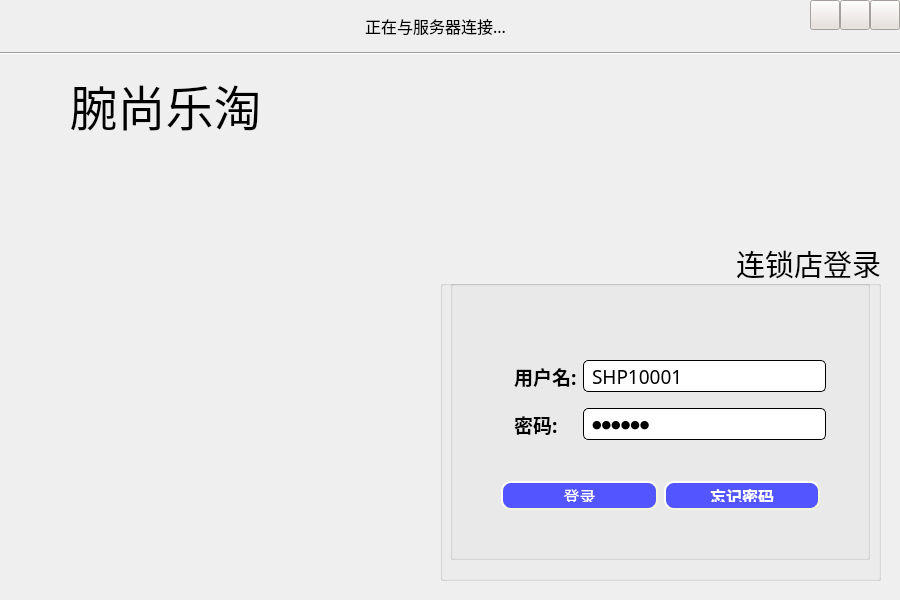
<?xml version="1.0" encoding="UTF-8"?>
<ui version="4.0">
 <class>MarketLogin</class>
 <widget class="QWidget" name="MarketLogin">
  <property name="geometry">
   <rect>
    <x>0</x>
    <y>0</y>
    <width>900</width>
    <height>600</height>
   </rect>
  </property>
  <property name="windowTitle">
   <string>MarketLogin</string>
  </property>
  <property name="styleSheet">
   <string notr="true">QWidget#MarketLogin{
	background-image: url(:/image/watch.png);
}</string>
  </property>
  <widget class="QPushButton" name="pb_set">
   <property name="geometry">
    <rect>
     <x>810</x>
     <y>0</y>
     <width>30</width>
     <height>30</height>
    </rect>
   </property>
   <property name="sizePolicy">
    <sizepolicy hsizetype="Fixed" vsizetype="Fixed">
     <horstretch>0</horstretch>
     <verstretch>0</verstretch>
    </sizepolicy>
   </property>
   <property name="focusPolicy">
    <enum>Qt::NoFocus</enum>
   </property>
   <property name="styleSheet">
    <string notr="true">QPushButton
{
	background-image: url(:/ico/common/ic_login_cfg.png);
background-color: rgb(230, 223, 217);

}

QPushButton:hover
{
	
	background-image: url(:/ico/common/ic_login_cfg.png);
background-color: rgb(209, 192, 174);

}

QPushButton:pressed{
	
	background-image: url(:/ico/common/ic_login_cfg.png);

background-color: rgb(230, 223, 217);
}</string>
   </property>
   <property name="text">
    <string/>
   </property>
   <property name="icon">
    <iconset>
     <normaloff>:/resource/common/ic_login_cfg.png</normaloff>:/resource/common/ic_login_cfg.png</iconset>
   </property>
  </widget>
  <widget class="QPushButton" name="pb_min">
   <property name="geometry">
    <rect>
     <x>840</x>
     <y>0</y>
     <width>30</width>
     <height>30</height>
    </rect>
   </property>
   <property name="sizePolicy">
    <sizepolicy hsizetype="Fixed" vsizetype="Fixed">
     <horstretch>0</horstretch>
     <verstretch>0</verstretch>
    </sizepolicy>
   </property>
   <property name="focusPolicy">
    <enum>Qt::NoFocus</enum>
   </property>
   <property name="styleSheet">
    <string notr="true">
QPushButton
{
	background-image: url(:/ico/common/ic_min_white.png);
background-color: rgb(230, 223, 217);;

}

QPushButton:hover
{
	
	background-image: url(:/ico/common/ic_min_white.png);
background-color: rgb(209, 192, 174);

}

QPushButton:pressed{
	
	background-image: url(:/ico/common/ic_min_white.png);

background-color: rgb(230, 223, 217);
}</string>
   </property>
   <property name="text">
    <string/>
   </property>
   <property name="icon">
    <iconset>
     <normaloff>:/resource/common/ic_min.png</normaloff>:/resource/common/ic_min.png</iconset>
   </property>
  </widget>
  <widget class="QPushButton" name="pb_close">
   <property name="geometry">
    <rect>
     <x>870</x>
     <y>0</y>
     <width>30</width>
     <height>30</height>
    </rect>
   </property>
   <property name="sizePolicy">
    <sizepolicy hsizetype="Fixed" vsizetype="Fixed">
     <horstretch>0</horstretch>
     <verstretch>0</verstretch>
    </sizepolicy>
   </property>
   <property name="focusPolicy">
    <enum>Qt::NoFocus</enum>
   </property>
   <property name="styleSheet">
    <string notr="true">


QPushButton
{
	background-image: url(:/ico/common/ic_close_white.png);
background-color: rgb(230, 223, 217);

}

QPushButton:hover
{
	
	background-image: url(:/ico/common/ic_close_white.png);
background-color: rgb(209, 192, 174);

}

QPushButton:pressed{
	
	background-image: url(:/ico/common/ic_close_white.png);

background-color: rgb(230, 223, 217);
}</string>
   </property>
   <property name="text">
    <string/>
   </property>
   <property name="icon">
    <iconset>
     <normaloff>:/resource/common/ic_close_white.png</normaloff>:/resource/common/ic_close_white.png</iconset>
   </property>
  </widget>
  <widget class="QLabel" name="lb_server">
   <property name="geometry">
    <rect>
     <x>220</x>
     <y>10</y>
     <width>431</width>
     <height>31</height>
    </rect>
   </property>
   <property name="font">
    <font>
     <family>楷体</family>
     <pointsize>12</pointsize>
    </font>
   </property>
   <property name="text">
    <string>正在与服务器连接...</string>
   </property>
   <property name="alignment">
    <set>Qt::AlignCenter</set>
   </property>
  </widget>
  <widget class="Line" name="line">
   <property name="geometry">
    <rect>
     <x>0</x>
     <y>43</y>
     <width>901</width>
     <height>21</height>
    </rect>
   </property>
   <property name="orientation">
    <enum>Qt::Horizontal</enum>
   </property>
  </widget>
  <widget class="QLabel" name="label_3">
   <property name="geometry">
    <rect>
     <x>0</x>
     <y>70</y>
     <width>331</width>
     <height>71</height>
    </rect>
   </property>
   <property name="font">
    <font>
     <family>华文行楷</family>
     <pointsize>36</pointsize>
    </font>
   </property>
   <property name="styleSheet">
    <string notr="true"/>
   </property>
   <property name="text">
    <string>腕尚乐淘</string>
   </property>
   <property name="alignment">
    <set>Qt::AlignCenter</set>
   </property>
  </widget>
  <widget class="QGroupBox" name="groupBox">
   <property name="geometry">
    <rect>
     <x>440</x>
     <y>240</y>
     <width>441</width>
     <height>341</height>
    </rect>
   </property>
   <property name="font">
    <font>
     <family>华文行楷</family>
     <pointsize>22</pointsize>
    </font>
   </property>
   <property name="title">
    <string>连锁店登录</string>
   </property>
   <property name="alignment">
    <set>Qt::AlignRight|Qt::AlignTrailing|Qt::AlignVCenter</set>
   </property>
   <widget class="QStackedWidget" name="stackedWidget">
    <property name="geometry">
     <rect>
      <x>10</x>
      <y>40</y>
      <width>420</width>
      <height>280</height>
     </rect>
    </property>
    <property name="currentIndex">
     <number>0</number>
    </property>
    <widget class="QWidget" name="stwidget_left">
     <widget class="QGroupBox" name="groupBox_2">
      <property name="geometry">
       <rect>
        <x>0</x>
        <y>0</y>
        <width>420</width>
        <height>280</height>
       </rect>
      </property>
      <property name="font">
       <font>
        <family>楷体</family>
        <pointsize>26</pointsize>
        <weight>75</weight>
        <bold>true</bold>
       </font>
      </property>
      <property name="styleSheet">
       <string notr="true"/>
      </property>
      <property name="title">
       <string/>
      </property>
      <widget class="QWidget" name="layoutWidget">
       <property name="geometry">
        <rect>
         <x>40</x>
         <y>69</y>
         <width>360</width>
         <height>101</height>
        </rect>
       </property>
       <layout class="QGridLayout" name="gridLayout_3">
        <item row="0" column="0">
         <spacer name="horizontalSpacer_4">
          <property name="orientation">
           <enum>Qt::Horizontal</enum>
          </property>
          <property name="sizeType">
           <enum>QSizePolicy::Fixed</enum>
          </property>
          <property name="sizeHint" stdset="0">
           <size>
            <width>13</width>
            <height>13</height>
           </size>
          </property>
         </spacer>
        </item>
        <item row="0" column="1">
         <widget class="QLabel" name="label_6">
          <property name="font">
           <font>
            <family>微软雅黑</family>
            <pointsize>14</pointsize>
           </font>
          </property>
          <property name="text">
           <string>用户名:</string>
          </property>
         </widget>
        </item>
        <item row="0" column="2">
         <widget class="QLineEdit" name="le_id">
          <property name="sizePolicy">
           <sizepolicy hsizetype="Expanding" vsizetype="Expanding">
            <horstretch>0</horstretch>
            <verstretch>0</verstretch>
           </sizepolicy>
          </property>
          <property name="font">
           <font>
            <family>楷体</family>
            <pointsize>14</pointsize>
            <weight>50</weight>
            <bold>false</bold>
           </font>
          </property>
          <property name="styleSheet">
           <string notr="true">QLineEdit#le_id
{
	
	background-color: rgb(255, 255, 255);
}	
QLineEdit{
    border-style: outset;
    border-width: 1px;
    border-radius: 5px;

    min-width: 5em;
    padding: 6px;
}</string>
          </property>
          <property name="text">
           <string>SHP10001</string>
          </property>
         </widget>
        </item>
        <item row="0" column="3">
         <spacer name="horizontalSpacer_3">
          <property name="orientation">
           <enum>Qt::Horizontal</enum>
          </property>
          <property name="sizeType">
           <enum>QSizePolicy::Fixed</enum>
          </property>
          <property name="sizeHint" stdset="0">
           <size>
            <width>13</width>
            <height>13</height>
           </size>
          </property>
         </spacer>
        </item>
        <item row="1" column="2">
         <spacer name="verticalSpacer_3">
          <property name="orientation">
           <enum>Qt::Vertical</enum>
          </property>
          <property name="sizeType">
           <enum>QSizePolicy::Fixed</enum>
          </property>
          <property name="sizeHint" stdset="0">
           <size>
            <width>13</width>
            <height>10</height>
           </size>
          </property>
         </spacer>
        </item>
        <item row="2" column="1">
         <widget class="QLabel" name="label_5">
          <property name="font">
           <font>
            <family>微软雅黑</family>
            <pointsize>14</pointsize>
           </font>
          </property>
          <property name="text">
           <string>密码:</string>
          </property>
         </widget>
        </item>
        <item row="2" column="2">
         <widget class="QLineEdit" name="le_pswd">
          <property name="sizePolicy">
           <sizepolicy hsizetype="Expanding" vsizetype="Expanding">
            <horstretch>0</horstretch>
            <verstretch>0</verstretch>
           </sizepolicy>
          </property>
          <property name="font">
           <font>
            <family>楷体</family>
            <pointsize>8</pointsize>
            <weight>50</weight>
            <bold>false</bold>
           </font>
          </property>
          <property name="styleSheet">
           <string notr="true">QLineEdit{
    border-style: outset;
    border-width: 1px;
    border-radius: 5px;

    min-width: 5em;
    padding: 6px;
}QLineEdit#le_pswd
{
	
	background-color: rgb(255, 255, 255);
}	
</string>
          </property>
          <property name="text">
           <string>123456</string>
          </property>
          <property name="echoMode">
           <enum>QLineEdit::Password</enum>
          </property>
         </widget>
        </item>
       </layout>
      </widget>
      <widget class="QWidget" name="layoutWidget_2">
       <property name="geometry">
        <rect>
         <x>40</x>
         <y>190</y>
         <width>341</width>
         <height>51</height>
        </rect>
       </property>
       <layout class="QGridLayout" name="gridLayout_4">
        <item row="0" column="0">
         <widget class="QPushButton" name="pb_login">
          <property name="sizePolicy">
           <sizepolicy hsizetype="Preferred" vsizetype="Preferred">
            <horstretch>0</horstretch>
            <verstretch>0</verstretch>
           </sizepolicy>
          </property>
          <property name="font">
           <font>
            <family>微软雅黑</family>
            <pointsize>12</pointsize>
            <weight>50</weight>
            <italic>false</italic>
            <bold>false</bold>
           </font>
          </property>
          <property name="styleSheet">
           <string notr="true">QPushButton{
	background-color:rgb(83, 86, 255);
	color: rgb(255, 255, 255);
    border-style: outset;
    border-width: 2px;
    border-radius: 10px;
    border-color: beige;
    min-width: 10em;
    padding: 6px;
}
QPushButton:hover
{
	background-color: rgb(123, 123, 255);
	color: rgb(255, 255, 255);
    border-style: inset;
}

QPushButton:pressed {
	background-color: rgb(0, 13, 197);
	color: rgb(255, 255, 255);
    border-style: inset;
}
</string>
          </property>
          <property name="text">
           <string>登录</string>
          </property>
         </widget>
        </item>
        <item row="0" column="1">
         <widget class="QPushButton" name="pb_forget">
          <property name="sizePolicy">
           <sizepolicy hsizetype="Preferred" vsizetype="Preferred">
            <horstretch>0</horstretch>
            <verstretch>0</verstretch>
           </sizepolicy>
          </property>
          <property name="font">
           <font>
            <family>微软雅黑</family>
            <pointsize>12</pointsize>
           </font>
          </property>
          <property name="styleSheet">
           <string notr="true">QPushButton{
	background-color:rgb(83, 86, 255);
	color: rgb(255, 255, 255);
    border-style: outset;
    border-width: 2px;
    border-radius: 10px;
    border-color: beige;
    min-width: 10em;
    padding: 6px;
}
QPushButton:hover
{
	background-color: rgb(123, 123, 255);
	color: rgb(255, 255, 255);
    border-style: inset;
}

QPushButton:pressed {
	background-color: rgb(0, 13, 197);
	color: rgb(255, 255, 255);
    border-style: inset;
}
</string>
          </property>
          <property name="text">
           <string>忘记密码</string>
          </property>
         </widget>
        </item>
       </layout>
      </widget>
     </widget>
    </widget>
    <widget class="QWidget" name="stwidget_right">
     <widget class="QGroupBox" name="groupBox_3">
      <property name="geometry">
       <rect>
        <x>0</x>
        <y>0</y>
        <width>420</width>
        <height>280</height>
       </rect>
      </property>
      <property name="font">
       <font>
        <family>楷体</family>
        <pointsize>10</pointsize>
       </font>
      </property>
      <property name="styleSheet">
       <string notr="true">QGroupBox#groupBox_2{
	background-color: rgba(255, 255, 255, 50);
	border-style: outset;
    border-width: 2px;
    border-radius: 10px;
    border-color: beige;
    min-width: 10em;
    padding: 6px;
}
</string>
      </property>
      <property name="title">
       <string>服务器配置</string>
      </property>
      <widget class="QWidget" name="layoutWidget_3">
       <property name="geometry">
        <rect>
         <x>11</x>
         <y>23</y>
         <width>389</width>
         <height>183</height>
        </rect>
       </property>
       <layout class="QGridLayout" name="gridLayout">
        <item row="0" column="0">
         <widget class="QLabel" name="label">
          <property name="font">
           <font>
            <family>楷体</family>
            <pointsize>12</pointsize>
           </font>
          </property>
          <property name="text">
           <string>消息服务器IP:</string>
          </property>
         </widget>
        </item>
        <item row="0" column="1">
         <widget class="QLineEdit" name="le_msgip">
          <property name="enabled">
           <bool>false</bool>
          </property>
          <property name="sizePolicy">
           <sizepolicy hsizetype="Expanding" vsizetype="Preferred">
            <horstretch>0</horstretch>
            <verstretch>0</verstretch>
           </sizepolicy>
          </property>
          <property name="font">
           <font>
            <family>楷体</family>
            <pointsize>14</pointsize>
           </font>
          </property>
          <property name="styleSheet">
           <string notr="true">QLineEdit{
    border-style: outset;
    border-width: 1px;
    border-radius: 5px;

    min-width: 5em;
    padding: 6px;
}</string>
          </property>
          <property name="text">
           <string>192.168.0.109</string>
          </property>
         </widget>
        </item>
        <item row="1" column="0">
         <widget class="QLabel" name="label_4">
          <property name="font">
           <font>
            <family>楷体</family>
            <pointsize>12</pointsize>
           </font>
          </property>
          <property name="text">
           <string>消息服务器端口:</string>
          </property>
         </widget>
        </item>
        <item row="1" column="1">
         <widget class="QLineEdit" name="le_msgport">
          <property name="enabled">
           <bool>false</bool>
          </property>
          <property name="sizePolicy">
           <sizepolicy hsizetype="Expanding" vsizetype="Preferred">
            <horstretch>0</horstretch>
            <verstretch>0</verstretch>
           </sizepolicy>
          </property>
          <property name="font">
           <font>
            <family>楷体</family>
            <pointsize>14</pointsize>
           </font>
          </property>
          <property name="styleSheet">
           <string notr="true">QLineEdit{
    border-style: outset;
    border-width: 1px;
    border-radius: 5px;

    min-width: 5em;
    padding: 6px;
}</string>
          </property>
          <property name="text">
           <string>10240</string>
          </property>
         </widget>
        </item>
        <item row="2" column="0">
         <widget class="QLabel" name="label_2">
          <property name="font">
           <font>
            <family>楷体</family>
            <pointsize>12</pointsize>
           </font>
          </property>
          <property name="text">
           <string>文件服务器IP:</string>
          </property>
         </widget>
        </item>
        <item row="2" column="1">
         <widget class="QLineEdit" name="le_fileip">
          <property name="enabled">
           <bool>false</bool>
          </property>
          <property name="sizePolicy">
           <sizepolicy hsizetype="Expanding" vsizetype="Preferred">
            <horstretch>0</horstretch>
            <verstretch>0</verstretch>
           </sizepolicy>
          </property>
          <property name="font">
           <font>
            <family>楷体</family>
            <pointsize>14</pointsize>
           </font>
          </property>
          <property name="styleSheet">
           <string notr="true">QLineEdit{
    border-style: outset;
    border-width: 1px;
    border-radius: 5px;

    min-width: 5em;
    padding: 6px;
}</string>
          </property>
          <property name="text">
           <string>192.168.0.109</string>
          </property>
         </widget>
        </item>
        <item row="3" column="0">
         <widget class="QLabel" name="label_7">
          <property name="font">
           <font>
            <family>楷体</family>
            <pointsize>12</pointsize>
           </font>
          </property>
          <property name="text">
           <string>文件服务器端口:</string>
          </property>
         </widget>
        </item>
        <item row="3" column="1">
         <widget class="QLineEdit" name="le_fileport">
          <property name="enabled">
           <bool>false</bool>
          </property>
          <property name="sizePolicy">
           <sizepolicy hsizetype="Expanding" vsizetype="Preferred">
            <horstretch>0</horstretch>
            <verstretch>0</verstretch>
           </sizepolicy>
          </property>
          <property name="font">
           <font>
            <family>楷体</family>
            <pointsize>14</pointsize>
           </font>
          </property>
          <property name="styleSheet">
           <string notr="true">QLineEdit{
    border-style: outset;
    border-width: 1px;
    border-radius: 5px;

    min-width: 5em;
    padding: 6px;
}</string>
          </property>
          <property name="text">
           <string>10241</string>
          </property>
         </widget>
        </item>
       </layout>
      </widget>
      <widget class="QWidget" name="layoutWidget_4">
       <property name="geometry">
        <rect>
         <x>12</x>
         <y>182</y>
         <width>391</width>
         <height>87</height>
        </rect>
       </property>
       <layout class="QGridLayout" name="gridLayout_2">
        <item row="0" column="0">
         <widget class="QPushButton" name="pb_modf">
          <property name="sizePolicy">
           <sizepolicy hsizetype="Preferred" vsizetype="Fixed">
            <horstretch>0</horstretch>
            <verstretch>0</verstretch>
           </sizepolicy>
          </property>
          <property name="font">
           <font>
            <family>楷体</family>
            <pointsize>14</pointsize>
           </font>
          </property>
          <property name="styleSheet">
           <string notr="true">QPushButton{
	background-color:rgb(83, 86, 255);
	color: rgb(255, 255, 255);
    border-style: outset;
    border-width: 2px;
    border-radius: 10px;
    border-color: beige;
    min-width: 10em;
    padding: 6px;
}
QPushButton:hover
{
	background-color: rgb(123, 123, 255);
	color: rgb(255, 255, 255);
    border-style: inset;
}

QPushButton:pressed {
	background-color: rgb(0, 13, 197);
	color: rgb(255, 255, 255);
    border-style: inset;
}
</string>
          </property>
          <property name="text">
           <string>修改</string>
          </property>
         </widget>
        </item>
        <item row="0" column="1">
         <widget class="QPushButton" name="pb_ok">
          <property name="sizePolicy">
           <sizepolicy hsizetype="Preferred" vsizetype="Fixed">
            <horstretch>0</horstretch>
            <verstretch>0</verstretch>
           </sizepolicy>
          </property>
          <property name="font">
           <font>
            <family>楷体</family>
            <pointsize>14</pointsize>
           </font>
          </property>
          <property name="styleSheet">
           <string notr="true">QPushButton{
	background-color:rgb(83, 86, 255);
	color: rgb(255, 255, 255);
    border-style: outset;
    border-width: 2px;
    border-radius: 10px;
    border-color: beige;
    min-width: 10em;
    padding: 6px;
}
QPushButton:hover
{
	background-color: rgb(123, 123, 255);
	color: rgb(255, 255, 255);
    border-style: inset;
}

QPushButton:pressed {
	background-color: rgb(0, 13, 197);
	color: rgb(255, 255, 255);
    border-style: inset;
}
</string>
          </property>
          <property name="text">
           <string>确定</string>
          </property>
         </widget>
        </item>
        <item row="1" column="0" colspan="2">
         <widget class="QPushButton" name="pb_bank">
          <property name="sizePolicy">
           <sizepolicy hsizetype="Preferred" vsizetype="Fixed">
            <horstretch>0</horstretch>
            <verstretch>0</verstretch>
           </sizepolicy>
          </property>
          <property name="font">
           <font>
            <family>楷体</family>
            <pointsize>14</pointsize>
           </font>
          </property>
          <property name="styleSheet">
           <string notr="true">QPushButton{
	background-color:rgb(83, 86, 255);
	color: rgb(255, 255, 255);
    border-style: outset;
    border-width: 2px;
    border-radius: 10px;
    border-color: beige;
    min-width: 10em;
    padding: 6px;
}
QPushButton:hover
{
	background-color: rgb(123, 123, 255);
	color: rgb(255, 255, 255);
    border-style: inset;
}

QPushButton:pressed {
	background-color: rgb(0, 13, 197);
	color: rgb(255, 255, 255);
    border-style: inset;
}
</string>
          </property>
          <property name="text">
           <string>返回</string>
          </property>
         </widget>
        </item>
       </layout>
      </widget>
     </widget>
    </widget>
   </widget>
  </widget>
 </widget>
 <layoutdefault spacing="6" margin="11"/>
 <resources/>
 <connections/>
</ui>
